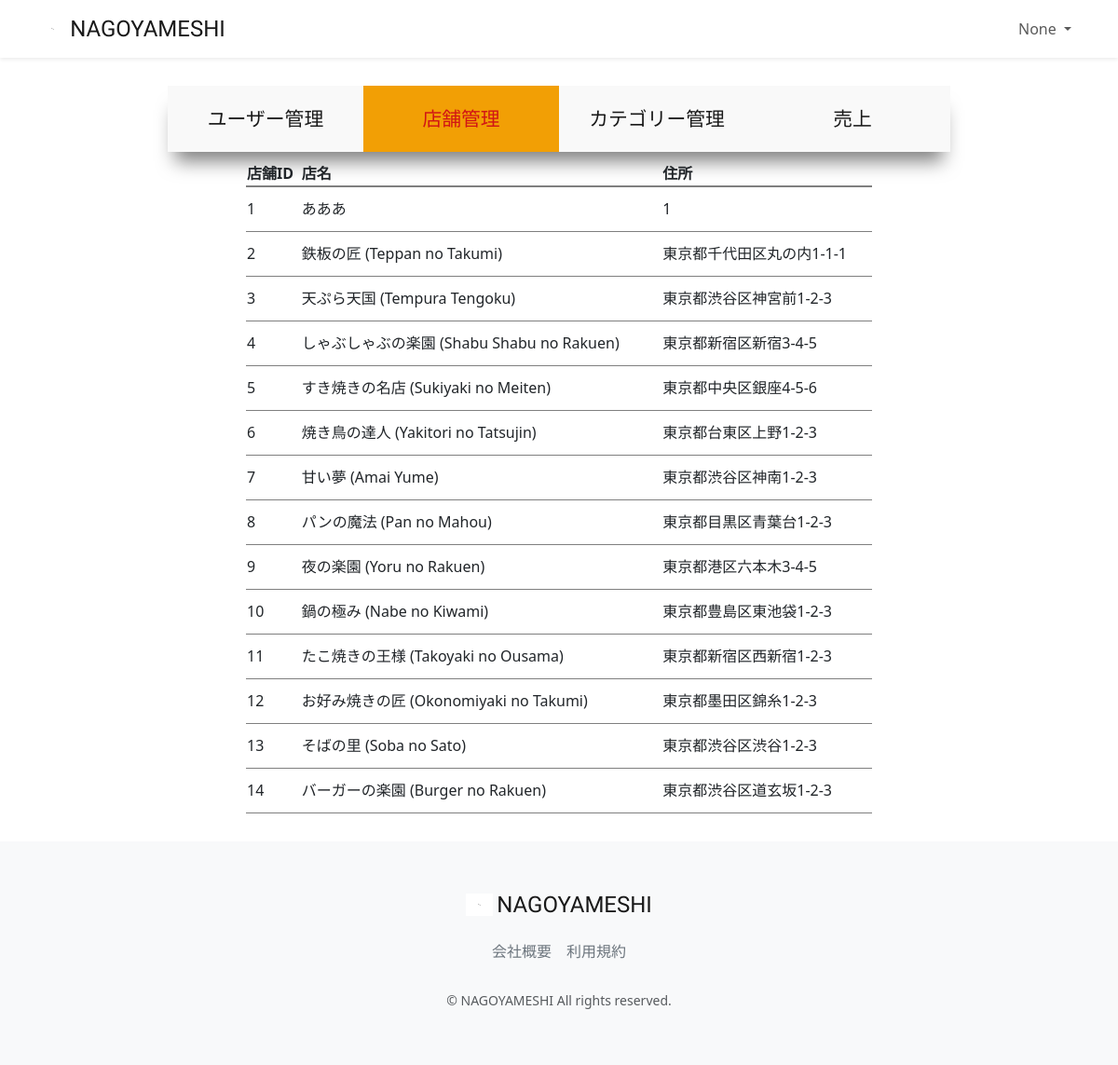
The page /accounts/management/restaurant-manage-list (signed in) on the database as committed earlier.
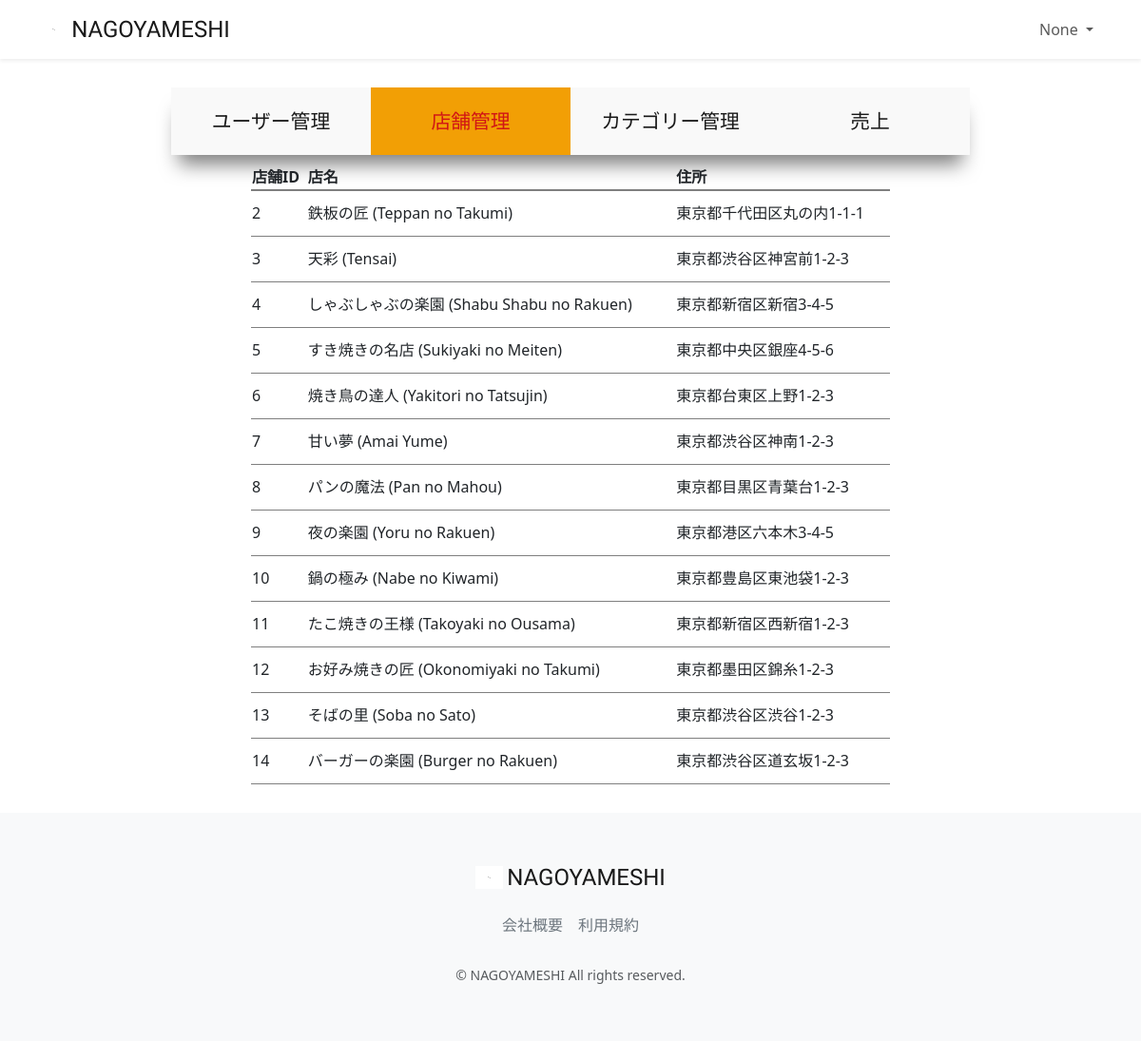
The same page on the database as committed later.
### restaurant/models.py (models this page shows, shortened)
class Restaurant(models.Model):
    name = models.CharField(verbose_name='店舗名', max_length=64)
    description = models.CharField(verbose_name='説明', max_length=128)
    price = models.CharField(verbose_name='価格帯', max_length=32)
    zip_code = models.CharField(verbose_name='郵便番号', max_length=32)
    address = models.CharField(verbose_name='住所', max_length=128)
    business_time = models.CharField(verbose_name='営業時間', max_length=64)
    close_day_of_week = models.CharField(verbose_name='定休日', max_length=32)
    seats_number = models.CharField(verbose_name='座席数', max_length=32)
    category = models.ForeignKey(Category, verbose_name='カテゴリー', on_delete=models.PROTECT)
    rate = models.FloatField(verbose_name='レート', default=0.0)
    review_num = models.IntegerField(verbose_name='レビュー数', default=0)
    reservation_num = models.IntegerField(verbose_name='予約数', default=0)
    photo = models.ImageField(verbose_name='写真', blank=True, null=True)
    created_at = models.DateTimeField(verbose_name='作成日時', auto_now_add=True)
    updated_at = models.DateTimeField(verbose_name='更新日時', auto_now=True)
    class Meta:
        verbose_name_plural = 'Restaurant'

### accounts/views.py (the view)
# urls.py: path("management/restaurant-manage-list",views.ManagementRestaurantListView.as_view(), name="restaurant_manage_list"),
class ManagementRestaurantListView(onlyManagementUserMixin, generic.ListView):
    template_name = "management/restaurant_manage_list.html"
    model = Restaurant
    def get_context_data(self, **kwargs):
        context = super().get_context_data(**kwargs)
        context["selected"] = "restaurant"
        return context

### accounts/mixins.py (called while the page is built)
    def test_func(self):
        user = self.request.user
        return user.is_staff

### accounts/templates/management/restaurant_manage_list.html (shortened to what this page needs)
{% extends "management/manage_base.html" %}
{% load static %}
{% block sub_content %}
  <table class="manage_list">
    <thead>
      <th>店舗ID</th>
      <th>店名</th>
      <th>住所</th>
    </thead>
    <tbody>
      {% for restaurant in object_list %}
        <tr>
            <td>{{ restaurant.pk }}</td>
            <td>{{ restaurant.name }}</td>
            <td>{{ restaurant.address }}</td>
        </tr>
      {% endfor %}
    </tbody>
  </table>
{% endblock %}

Rows that differ between the two databases and show on the page:
removed Restaurant: pk "1", name "あああ", address "1"
changed Restaurant "東京都渋谷区神宮前1-2-3": name "天ぷら天国 (Tempura Tengoku)" → "天彩 (Tensai)"
